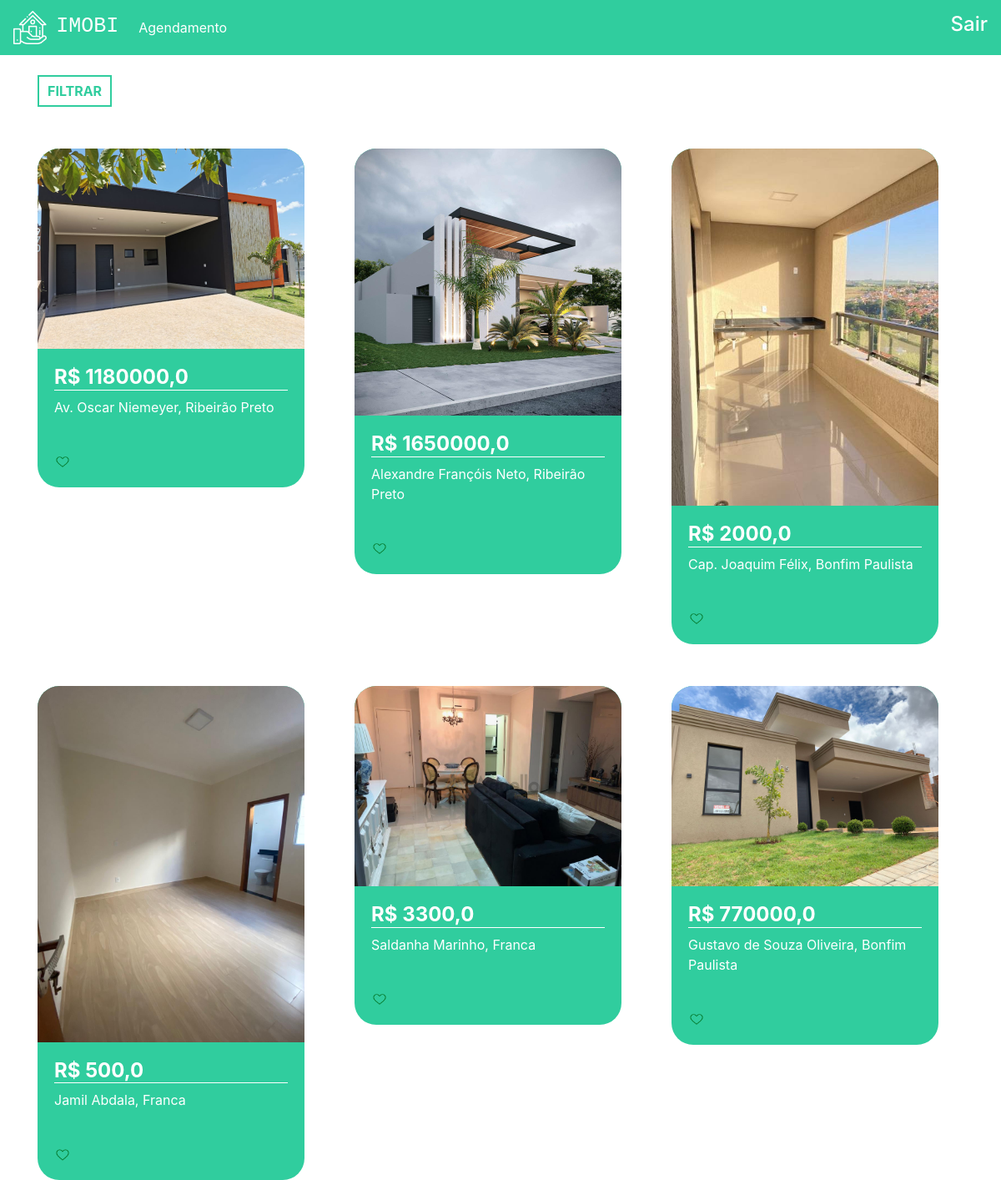
The app's page / (signed in) with its own data.
### plataforma/models.py (models this page shows, shortened)
class Imovei(models.Model):
    choices = (('V', 'Venda'),
    ('A', 'Aluguel'))
    choices_imovel = (('A', 'Apartamento'),
    ('C', 'Casa'))
    imagens = models.ManyToManyField(Imagem)
    valor = models.FloatField()
    quartos = models.IntegerField()
    tamanho = models.FloatField()
    cidade = models.ForeignKey(Cidade, on_delete=models.DO_NOTHING)
    rua = models.CharField(max_length=50)
    tipo = models.CharField(max_length=1, choices=choices)
    tipo_imovel = models.CharField(max_length=1, choices=choices_imovel)
    numero = models.IntegerField()
    descricao = models.TextField()
    dias_visita = models.ManyToManyField(DiasVisita)
    horarios = models.ManyToManyField(Horario)

class Imagem(models.Model):
    img = models.ImageField(upload_to='img')

class Cidade(models.Model):
    nome = models.CharField(max_length=30)
    def __str__(self) -> str:
        return self.nome

### plataforma/views.py (the view)
# urls.py: 2. Add a URL to urlpatterns:  path('', views.home, name='home')
@login_required(login_url="/auth/login")
def home(request):
    preco_minimo = request.GET.get('preco_minimo')
    preco_maximo = request.GET.get('preco_maximo')
    cidade = request.GET.get('cidade')
    tipo = request.GET.getlist('tipo') # É uma lista, pois podemos clicar + de 1
    cidades = Cidade.objects.all()
    if preco_minimo or preco_maximo or cidade or tipo:
        if not preco_minimo:
            preco_minimo = 0.0
        if not preco_maximo:
            preco_maximo = 999999999.0
        if not tipo:
            tipo = ['A', 'C']
        imoveis = Imovei.objects.filter(valor__gte=preco_minimo)\
        .filter(valor__lte=preco_maximo)\
        .filter(tipo_imovel__in=tipo).filter(cidade=cidade)
    else:
        imoveis = Imovei.objects.all()
    return render(request, 'home.html', {'imoveis': imoveis, 'cidades': cidades})

### plataforma/templates/home.html (shortened to what this page needs)
{% extends 'base.html' %}
{% load static %}
{% block 'head' %}
<link rel="stylesheet" href="{% static 'plataforma/css/home.css' %}">
{% endblock  %}
{% block 'body' %}
<div class="container">
  <br>
  <button type="button" class="btn_filtrar" data-toggle="modal"
	 data-target="#exampleModal">
    FILTRAR
  </button>
  <div class="row">
    {% for imovel in imoveis %}
        <div class="col-md cont">
          <div class="card_imovel">
            <img class="img_capa_imovel" src="{{imovel.imagens.all.0.img.url}}">
            <div class="informacoes_imoveis">
              <a class="a_none" href="{% url 'imovel' imovel.id %}"><h4 class="valor">R$ {{imovel.valor}}</h4></a>
              <p>{{imovel.rua}}, {{imovel.cidade}}</p>
              <br>
              <img width="7%" src="{% static 'plataforma/img/heart.png' %}">
            </div>
          </div>
        </div>
    {% endfor %}
  </div>
</div>
{% endblock %}

### templates/base.html (shortened to what this page needs)
{% load static %}
<!doctype html>
<html lang="pt-BR">
<head>
{% block 'head' %}{% endblock %}
<link rel="stylesheet" href="https://cdn.jsdelivr.net/npm/bootstrap@4.6.1/dist/css/bootstrap.min.css">
<link rel="stylesheet" href="{% static 'plataforma/css/home.css' %}">
</head>
<body>
{% if user.is_authenticated %}
<nav class="navbar navbar-expand-lg navbar-dark bg_navbar">
    <a class="navbar-brand" href="{% url 'home' %}">
                <img width="40" src="{% static 'autenticacao/img/logo.png' %}">
                        &nbsp<h3 class="font_logo">IMOBI</h3></a>
    <div class="collapse navbar-collapse" id="navbarNav">
    <ul class="navbar-nav">
        <li class="nav-item active">
        <a class="nav-link" href="{% url 'agendamentos'%}">Agendamento</a>
        </li>
    </ul>
    </div>
    <a class="a_none" href="{% url 'sair' %}"><h4 >Sair</h4></a>
</nav>
{% endif %}
{% block 'body' %}{% endblock %}
</body>
</html>

### templates/static/plataforma/css/home.css (style rules this page uses)
.bg_navbar { background-color: #30CD9E; }
.font_logo { font-family: 'Courier New', Courier, monospace; font-size: 25px; display: inline; }
.card_imovel { background-color: #30CD9E; width: 20rem; margin-top: 50px; border-radius: 26px; }
.img_capa_imovel { width: 100%; border-top-left-radius: 26px; border-top-right-radius: 26px; }
.informacoes_imoveis { padding: 20px; color: white; }
.valor { font-weight: bold; border-bottom: 1px solid white; }
.btn_filtrar { border: none; background-color: transparent; border: 2px solid #30CD9E; color: #30CD9E; padding: 5px 10px 5px 10px; font-weight: bold; }
.a_none { color: white; }

### records on screen
Imovei: imagens.all.0.img (picture), valor "1180000,0", rua "Av. Oscar Niemeyer", cidade "Ribeirão Preto"
Imovei: imagens.all.0.img (picture), valor "1650000,0", rua "Alexandre Françóis Neto", cidade "Ribeirão Preto"
Imovei: imagens.all.0.img (picture), valor "2000,0", rua "Cap. Joaquim Félix", cidade "Bonfim Paulista"
Imovei: imagens.all.0.img (picture), valor "500,0", rua "Jamil Abdala", cidade "Franca"
Imovei: imagens.all.0.img (picture), valor "3300,0", rua "Saldanha Marinho", cidade "Franca"
Imovei: imagens.all.0.img (picture), valor "770000,0", rua "Gustavo de Souza Oliveira", cidade "Bonfim Paulista"
